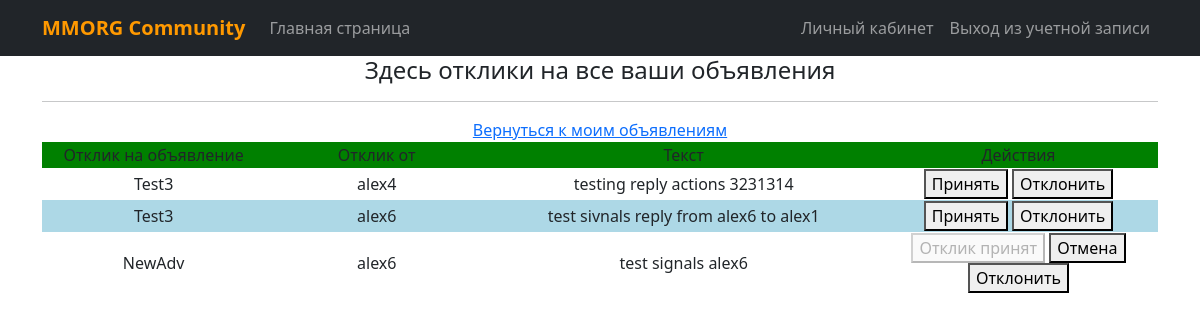
The app's page /user/7/reply_action/ (signed in) with its own data.
### board/models.py (models this page shows, shortened)
class Reply(models.Model):
    listing = models.ForeignKey(Listing, on_delete=models.CASCADE)
    author = models.ForeignKey(User, on_delete=models.CASCADE)
    text = models.TextField()
    status = models.BooleanField(default=False)

class Listing(models.Model):
    author = models.ForeignKey(User, on_delete=models.CASCADE)
    dateCreation = dateCreation = models.DateTimeField(auto_now_add=True)
    CATEGORY_CHOICES = (
        ('tank', 'Танки'),
        ('healer', 'Хилы'),
        ('dd', 'ДД'),
        ('trader', 'Торговцы'),
        ('guild_master', 'Гилдмастеры'),
        ('quest_giver', 'Квестгиверы'),
        ('blacksmith', 'Кузнецы'),
        ('leatherworker', 'Кожевники'),
        ('alchemist', 'Зельевары'),
        ('spellcaster', 'Мастера заклинаний'),
    )
    category = models.CharField(max_length=20, choices=CATEGORY_CHOICES)
    title = models.CharField(max_length=100)
    text = models.TextField()
    image1 = models.ImageField(blank=True)
    image2 = models.ImageField(blank=True)

### accounts/models.py (models this page shows)
class CustomUser(AbstractUser):
    verification_code = models.IntegerField(default=0)

### board/views.py (the view, shortened to what this page needs)
# urls.py: path('user/<int:pk>/reply_action/', reply_action, name='reply_action'),
@login_required
@csrf_protect
def reply_action(request, pk):
    replies = Reply.objects.filter(listing__author=request.user)
    return render(request, 'reply_action.html', {'replies': replies})

### templates/reply_action.html (shortened to what this page needs)
{% extends 'flatpages/default.html' %}
{% block content %}
   <h4>Здесь отклики на все ваши объявления</h4>
<hr>
   <a href="{% url 'author_list' user.id %}">Вернуться к моим объявлениям</a>
{% if replies %}
   <table align="center">
       <tr>
           <td width="20%">Отклик на объявление</td>
           <td width="20%">Отклик от</td>
           <td width="35%">Текст</td>
           <td colspan="3">Действия</td>
       </tr>
       {% for reply in replies %}
           <tr>
               <td>{{ reply.listing.title }}</td>
               <td>{{ reply.author }}</td>
               <td>{{ reply.text }}</td>
               <td>
                  <form method="post">
                    {% if not reply.status %}
                      <button name="action" value="accept">Принять</button>
                      <button name="action" value="reject">Отклонить</button>
                    {% else %}
                      <button disabled>Отклик принят</button>
                      <button name="action" value="cancel">Отмена</button>
                      <button name="action" value="reject">Отклонить</button>
                    {% endif %}
                  </form>
               </td>
           </tr>
       {% endfor %}
   </table>
{% else %}
    <h4>На ваши объявления нет откликов!</h4>
{% endif %}
{% endblock content %}

### templates/flatpages/default.html (shortened to what this page needs)
<!DOCTYPE html>
<html lang="ru">
    <head>
        {% load static %}
        <link href="{% static 'css/styles.css' %}" rel="stylesheet" />
    </head>
    <body>
        <nav class="navbar navbar-expand-lg navbar-dark bg-dark static-top">
            <div class="container">
                <a class="navbar-brand" href="#"><span style="color: #ff9900;"><strong>MMORG Community</strong></span></a>
                <div class="collapse navbar-collapse" id="navbarResponsive">
                    <ul class="navbar-nav ml-auto">
                        <li class="nav-item active">
                            <a class="nav-link" href="/listings/">Главная страница</a>
                        </li>
                    </ul>
                    <ul class="navbar-nav ms-auto">
                        {% if user.is_authenticated == False %}
                        <li class="nav-item">
                            <a class="nav-link" href="/accounts/login">Вход</a>
                        </li>
                        <li class="nav-item">
                            <a class="nav-link" href="/accounts/signup">Регистрация</a>
                        </li>
                        {% else %}
                        <li class="nav-item">
                            <a class="nav-link" href="{% url 'author_list' user.id %}">Личный кабинет</a>
                        </li>
                        <li class="nav-item">
                            <a class="nav-link" href="/accounts/logout">Выход из учетной записи</a>
                        </li>
                        {% endif %}
                    </ul>
                </div>
            </div>
        </nav>
        <div class="container">
            <div class="row">
                <div class="col-lg-12 text-center">
                    {% block content %}{% endblock content %}
                </div>
            </div>
        </div>
    </body>
</html>

### templates/reply_action.html (style rules this page uses)
table { border-collapse: collapse; }
tr:first-child { background-color: green; }
tr:nth-child(even) { background-color: white; }
tr:nth-child(odd) { background-color: lightblue; }

### records on screen
Reply: listing "Test3", author "alex4", text "testing reply actions 3231314", status "Принять"
Reply: listing "Test3", author "alex6", text "test sivnals reply from alex6 to alex1", status "Принять"
Reply: listing "NewAdv", author "alex6", text "test signals alex6", status "Отклик принят"
